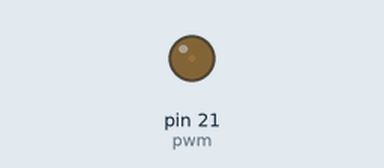
Simulated run of this program. Board: Raspberry Pi (header pin numbers). Parts: output pins drawn as LEDs (lit = HIGH).

Above: at 0.05 s.
At 1.8 s:
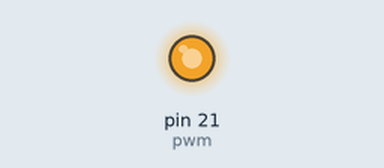
At 2.7 s:
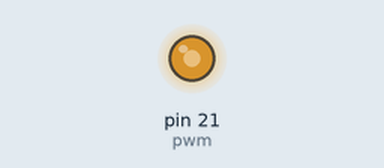
At 3.6 s:
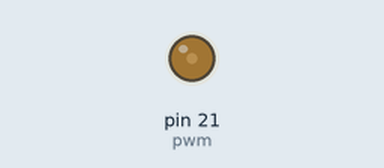
Timing chart, 0 to 5.2 s (numbered marks = the images above):
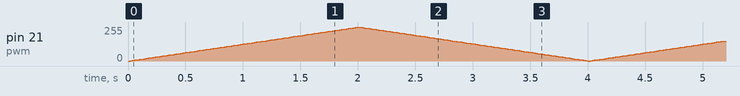

The program:

blink_led.py
```python
'''
Blinking LED using Pulse width modulation
'''

import RPi.GPIO as GPIO
import time

GPIO.setmode(GPIO.BOARD)
GPIO.setup(21, GPIO.OUT)

pwm = GPIO.PWM(21, 50)
pwm.start(0)

while True:
    for i in range(100):
        pwm.ChangeDutyCycle(i)
        time.sleep(0.02)

    for i in range(100):
        pwm.ChangeDutyCycle(100-i)
        time.sleep(0.02)
```
